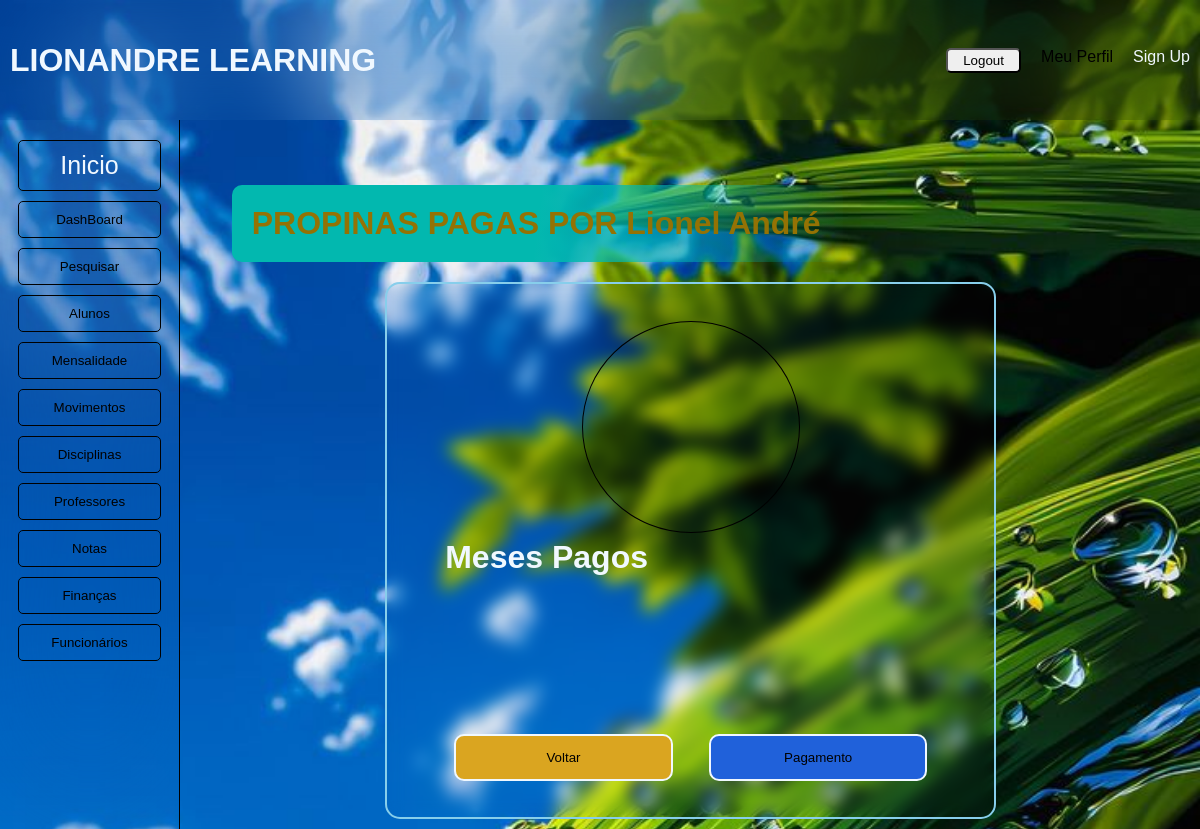
The page /pagas/1 (signed in) on the database as committed earlier.
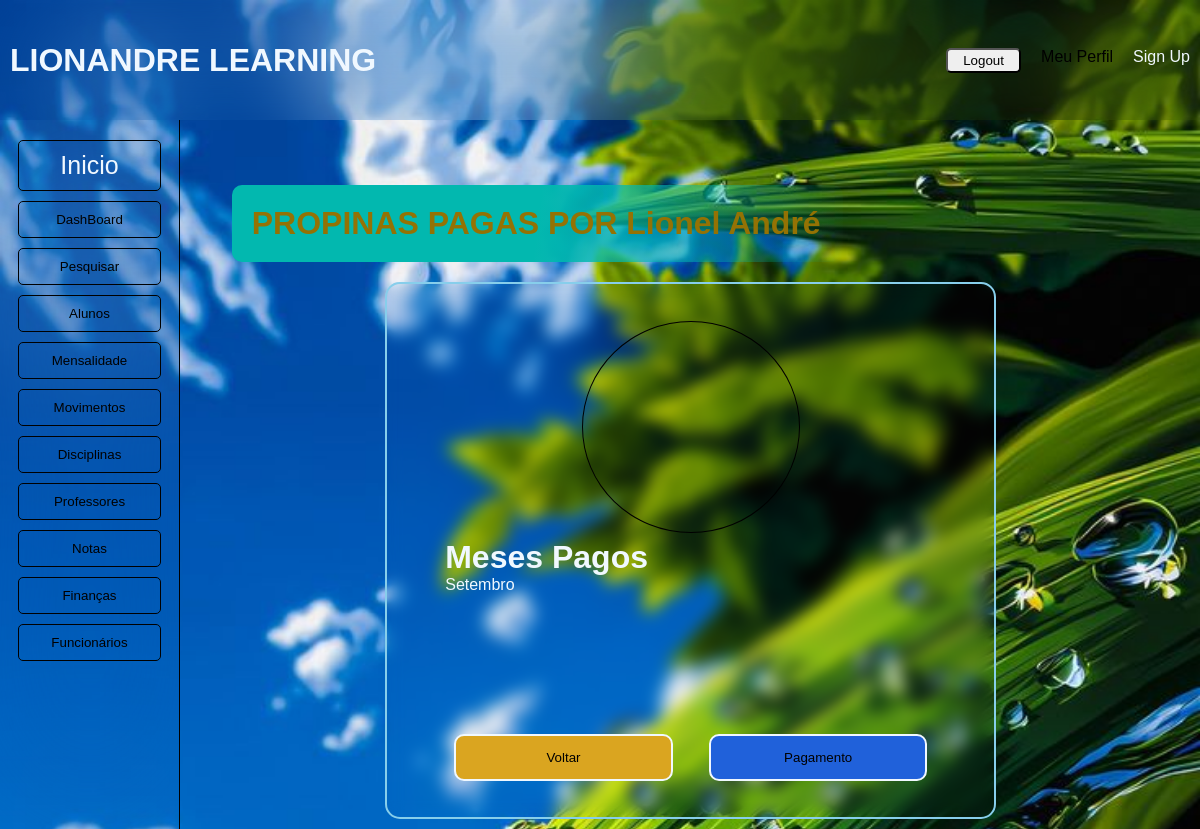
The same page on the database as committed later.
### alunos/models.py (models this page shows, shortened)
class Propinas(models.Model):
    aluno = models.ForeignKey('Alunos', on_delete=models.SET_NULL, null = True)
    mes = models.CharField(max_length=50)
    preco = models.ForeignKey('Mensalidade', on_delete=models.SET_NULL, null = True)
    data_pagamento = models.DateTimeField(auto_now_add = True)

### alunos/views.py (the view)
# urls.py: path('pagas/<int:id>', views.propina_pagas, name='pagas'),
@login_required(login_url='/login/')
@permission_required('view_propina')
def propina_pagas(request, id):
    propinas = Propinas.objects.filter(aluno_id = id)
    aluno = Alunos.objects.get(id=id)
    grupo_prof = Group.objects.get(id=4)
    group_auth = request.user.groups.first()
    if group_auth != grupo_prof:
        return render(request, 'aluno/pagas.html', {'propinas' : propinas, 'aluno' : aluno})
    else:
         return HttpResponseForbidden('<h1>Apenas Funcionários Autorizados Podem prosseguir na Execução de Tal Acção</h1>')

### alunos/templates/aluno/pagas.html
{% extends 'aluno/layout/base.html' %}
{% block content %}
{% load static %}
    <div class="page">
        <h1 style="color: rgb(148, 114, 4);">PROPINAS PAGAS POR {{ aluno.nome }}</h1>
    </div>
    <div class="detalhes">
        <div class="foto">
            <img src="{% static 'css/img/Passe.png' %}" alt="erro" class="passe">
        </div>
        <div class="informa">
            <h1>Meses Pagos</h1>
            <ul>
                {% for propina in propinas %}
                    <li>{{ propina.mes }}</li>
                {% endfor %}
            </ul>
        </div>
        <div style="display: flex; justify-content: space-evenly; height: 10%; width: 100%;">
            <button style="background: gainsboro; width: 40%; height: 100%;
            border: 2px solid aliceblue; border-radius: 10px; background: goldenrod;">
                <a href="{% url 'lista' %}" style="color: black;">Voltar</a>
            </button>
            <button style="background: gainsboro; width: 40%; height: 100%;
            border: 2px solid aliceblue; border-radius: 10px; background: rgb(32, 97, 218);">
                <a href="{% url 'propina' aluno.id %}" style="color: black;">Pagamento</a>
            </button>
        </div>
    </div>
{% endblock %}

Rows that differ between the two databases and show on the page:
added Propinas: mes "Setembro"
